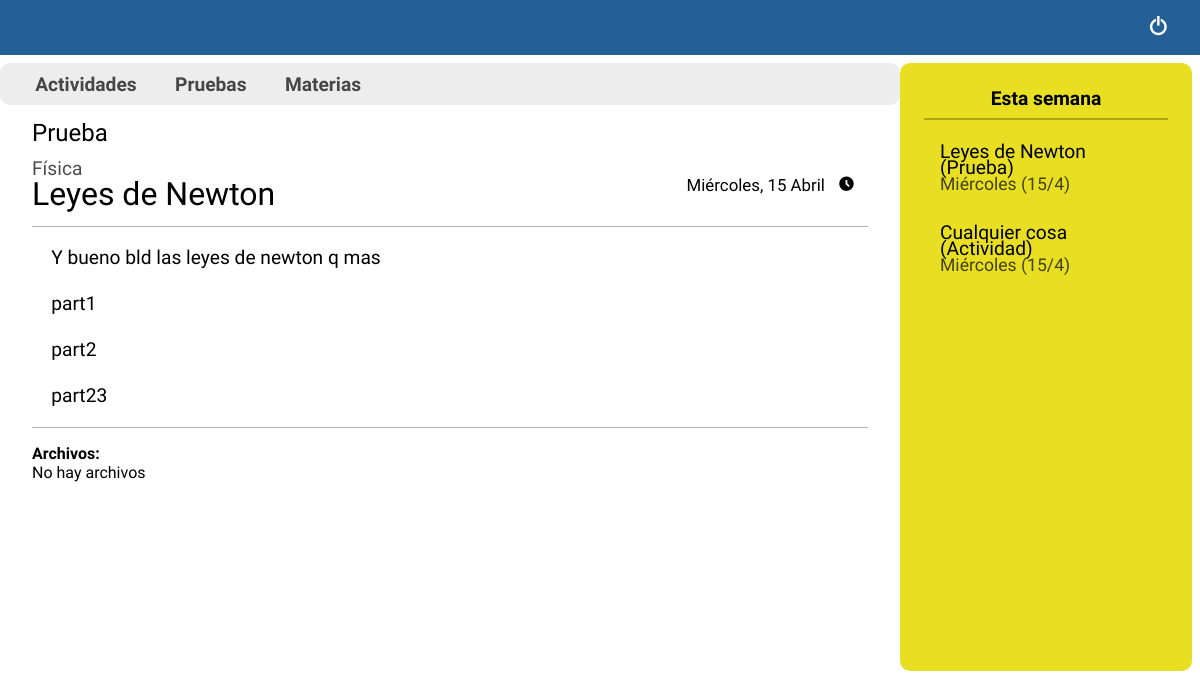
Screenshot of /tasks/2 (signed in) with the database file from the repository.
### task/models.py (models this page shows, shortened)
class Task(models.Model):
    title = models.CharField(max_length=50)
    time = models.DateField(blank=True, null=True)
    description = models.TextField(blank=True, null=True, max_length=1000)
    type_task = models.CharField(max_length=20)
    subject = models.ForeignKey(Subject, blank=True, null=True, on_delete=models.CASCADE)

class Subject(models.Model):
    name = models.CharField(max_length=70)
    color = models.CharField(max_length=7)
    teacher = models.CharField(max_length=50)
    schedule = models.FileField(null=True, blank=True, upload_to='media/')
    days = models.CharField(max_length=100, default='none')

### task/views.py (the view)
# urls.py: path('tasks/<int:pk>', views_task.TaskDetailView.as_view(), name='detail_task'),
class TaskDetailView(DetailView):
    template_name = 'task/task-view.html'
    model = Task
    def get_context_data(self, **kwargs):
        context = super().get_context_data(**kwargs)
        date = datetime.date.today()
        obj = self.object
        start_week = date - datetime.timedelta(date.weekday())
        end_week = start_week + datetime.timedelta(7)
        context["week"] = Task.objects.filter(time__range=[start_week, end_week])
        context["files"] = File.objects.filter(task=obj)
        context['is_done'] = len(Done.objects.filter(user=self.request.user, task=obj))
        return context

### templates/task/task-view.html (shortened to what this page needs)
{% extends 'task/reminders.html' %}
{% load static %}
{% block link1 %}{% static 'css/task_detail.css' %}{% endblock link1 %}
{% block main %}
    <div class="taskview-container">
        <h3 class='typetask'>
            {% if task.type_task == 'task' %}
                Actividad
            {% else %}
                Prueba
            {% endif %}
        </h3>
        <div class="taskview-header">
            <div class="taskview-header-left">
                <small class="taskview-subject">{{ task.subject.name }}</small>
                <h1 class='taskview-title'>{{ task.title }}</h1>
            </div>
            <div class="taskview-header-right">
                <div class="taskview-date">
                    <h3 class="date">{{ task.time|date:"l, j F" }}</h3>
                    <span class='icon-clock2'></span>
                </div>
            </div>
        </div>
        <div class="taskview-body">{{ task.description }}</div>
        <div class="taskview-footer">
            <div class="taskview-files">
                <h4>Archivos:</h4>
                {% if files %}
                    {% for file in files %}
                        <div class='taskview-file'>
                            <span class='icon-file-empty'></span>
                            <a class='taskview-filename' href='{{ file.file_path.url }}'>{{ file.file_path }}</a>
                        </div>
                    {% endfor %}
                {% else %}
                    No hay archivos
                {% endif %}
            </div>
        </div>
    </div>
{% endblock main %}

### templates/task/reminders.html (shortened to what this page needs)
{% load static %}
<!DOCTYPE html>
<html lang="en">
<head>
    <link rel="stylesheet" href="{% static "css/reminders.css" %}">
    <link rel="stylesheet" href="{% static "fonts/style.css" %}">
    <link rel="stylesheet" href="{% block link1 %}{% endblock link1 %}">
    <link rel="stylesheet" href="{% block link2 %}{% endblock link2 %}">
    <link rel="stylesheet" href="{% block link3 %}{% endblock link3 %}">
</head>
<body>
    <header>
        <div class='heading-container'>
            <div class="heading-right">
                <a href="{% url 'logout' %}"><span class="icon-switch"></span></a>
            </div>
        </div>
    </header>
    <div class="main-container">
        <nav>
            <div class="nav-list-container">
                <ul class="nav-list">
                    <li class='nav-item tasks-nav'><a href="{% url 'tasks' %}">Actividades</a></li>
                    <li class='nav-item tests-nav'><a href="{% url 'tests' %}">Pruebas</a></li>
                    <li class='nav-item subjects-nav'><a href="{% url 'subjects' %}">Materias</a></li>
                </ul>
            </div>
        </nav>
        <aside>
            <div class="sidebar-container">
                <h4 class='sidebar-title'>Esta semana</h4>
                <hr>
                <ul class='sidebar-list'>
                    {% if week %}
                        {% for task in week %}
                            <li class='sidebar-task'>
                                <a href="{% url 'detail_task' task.id %}">
                                    <div class='sidebar-task-name'>{{task.title}}
                                        {% if task.type_task == 'test' %}
                                        (Prueba)
                                        {% else %}
                                        (Actividad)
                                        {% endif %}
                                    </div>
                                    <small class='sidebar-task-date'>{{task.time|date:'l'}} ({{task.time|date:'j/n'}})</small>
                                </a>
                            </li>
                        {% endfor %}
                    {% else %}
                        <div class="noContent">No hay tareas esta semana</div>
                    {% endif %}
                </ul>
            </div>
        </aside>
        <main>
            {% block main %}{% endblock main %}
        </main>
    </div>
</body>
</html>

### static/css/reminders.css (style rules this page uses)
* { padding:0; margin:0; font-family: 'Baloo 2', cursive; box-sizing: border-box; }
a { text-decoration: none; color:#000; }
ul { list-style: none; }
.main-container { display: grid; grid-template-columns: 3fr 1fr; grid-template-rows: 5em; position: relative; overflow: hidden; min-height: 100vh; }
.heading-container { display:flex; background-color: #245f96; justify-content: space-between; padding:1em 2em; align-items: center; color:#FFF; }
.heading-right>a { font-size: 1.2em; color:#FFF; }
.nav-list { display: flex; height:100%; width:95%; margin:auto; background-color:#ededed; border-radius: 10px; margin-top: .5em; padding: 0 1em; width: 100%; }
.nav-item { font-size: 1.2em; font-weight: 700; opacity: .7; transition: .5s; padding:.5em 1em; }
aside { padding:1.5em; background-color: rgba(230, 219, 10, 0.9); border-radius: 10px; height:70vh; margin-top: .5em; margin-right: .5em; grid-row: span 2; overflow: visible; transition:.5s; z-index: 1; box-sizing: content-box; }
.sidebar-title { text-align: center; font-size: 1.2em; }
.sidebar-container>hr { border:.5px solid rgba(161, 154, 10, 0.85); margin:.5em 0; }
.sidebar-task a { display:block; padding:1em; position:relative; line-height: 1em; transition: .5s; }
.sidebar-task-name { font-size: 1.2em; }
.sidebar-task-date { font-size: 1.1em; opacity: .7; }
main { margin:1em; margin-top: -1em; }

### static/css/task_detail.css (style rules this page uses)
.taskview-container { width:100%; padding:0 1em; }
.taskview-header { display: flex; border-bottom:1px solid rgba(0,0,0,.3); padding-bottom:1em; justify-content: space-between; align-items: center; position: relative; }
.taskview-header-left { line-height: 1; }
.taskview-header-right { display: flex; align-items: center; }
.taskview-date { display: flex; font-size: .9em; align-items: center; }
.date { font-weight: 500; }
.icon-clock2 { margin: 0 1em; }
.taskview-subject { font-size: 1.2em; opacity: .7; }
.taskview-title { font-size: 2em; font-weight: 500; }
.taskview-body { padding: 1em 0; padding-left: 1em; font-size: 1.2em; white-space: pre-wrap; border-bottom: 1px solid rgba(0,0,0,.3); }
.taskview-files { margin-top: 1em; }
.typetask { font-size: 1.5em; margin-bottom: .5em; font-weight: 500; }

### rows the page displays
Task: title "Leyes de Newton", type_task "(Prueba)", time "Miércoles", time "15/4", subject.name "Física", time "Miércoles, 15 Abril", description "Y bueno bld las leyes de newton q mas part1 part2 part23"
Task: title "Cualquier cosa", type_task "(Actividad)", time "Miércoles", time "15/4"
